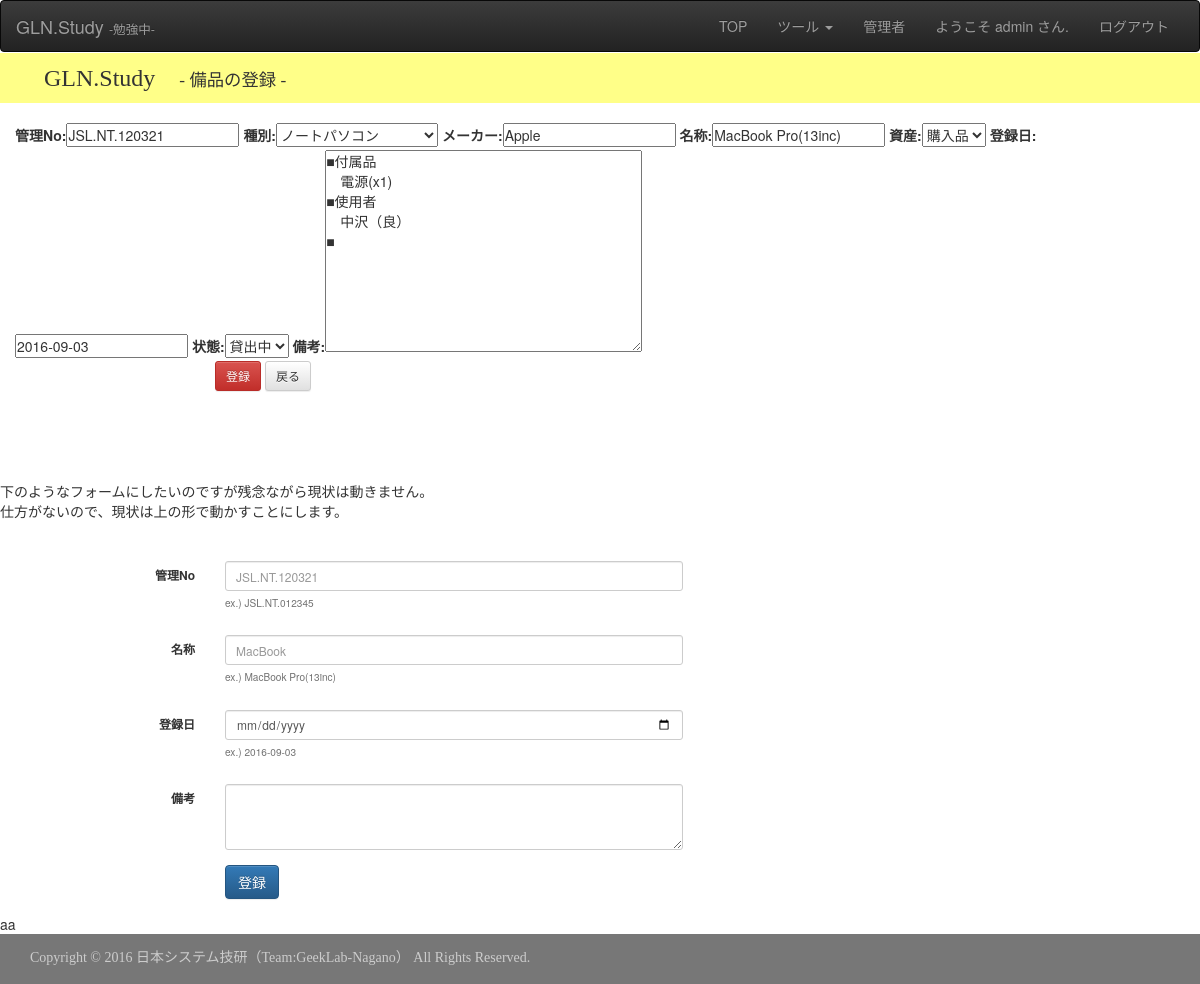
The app's page /bihin/mod/2/ (signed in) with its own data.
### bihin/models.py (models this page shows)
class Bihin(models.Model):
    bihin_no = models.CharField('管理No', max_length=255)
    bihin_type = models.IntegerField('種別', choices=PCTYPE_CHOICES)
    bihin_manufct = models.CharField('メーカー', max_length=255)
    bihin_name = models.CharField('名称', max_length=255)
    bihin_shisan = models.IntegerField('資産', choices=SHISAN_CHOICES)
    bihin_date = models.DateField('登録日')
    bihin_sts = models.IntegerField('状態', choices=STATUS_CHOICES)
    bihin_text = models.TextField('備考', null=True)

### bihin/views.py (the view)
# urls.py: url(r'^mod/(?P<bihin_id>\d+)/$', views.bihin_edit, name='bihin_mod'),		# /bihin/mod	:編集
@login_required
def bihin_edit(request, bihin_id=None):
    print ( u"Debug:bihin_edit(bihin_id)", bihin_id )
    """備品の登録・編集"""
    if bihin_id:
        bihin = get_object_or_404(Bihin, pk=bihin_id)
    else:
        bihin = Bihin()
    print ( u"Debug:bihin_edit(001)" )
    if request.method == 'POST':
        form = BihinForm(request.POST, instance=bihin)  # POST された request データからフォームを作成
        if form.is_valid():    # フォームのバリデーション
            bihin = form.save(commit=False)
            bihin.save()
            return redirect('bihin:index')
    else:    # GET の時
        form = BihinForm(instance=bihin)   # bihin インスタンスからフォームを作成
    print ( u"Debug:bihin_edit(002)" )
    d = {
        'form':form,
        'bihin':bihin,
    }
    return render(request, 'bihin/bihin_edit.html', d)

### bihin/forms.py
class BihinForm(ModelForm):
    class Meta:
        model = Bihin
        fields = (
            'bihin_no',
            'bihin_type',
            'bihin_manufct',
            'bihin_name',
            'bihin_shisan',
            'bihin_date',
            'bihin_sts',
            'bihin_text')

### bihin/templates/bihin/bihin_edit.html (shortened to what this page needs)
{% extends "base_head.html" %}
{% load bootstrap %}
{% block content %}
  <div id="header">
    {% if bihin_id %}
      <div id="headtitle">GLN.Study　<small><small>- 備品の修正 -</small></small></div>
    {% else %}
      <div id="headtitle">GLN.Study　<small><small>- 備品の登録 -</small></small></div>
    {% endif %}
  </div>
  <div class="container">
  <div id="container">
    {% if bihin_id %}
      <form action="{% url 'bihin:bihin_mod' bihin_id=bihin_id %}" method="post" class="form-horizontal" role="form">
    {% else %}
      <form action="{% url 'bihin:bihin_add' %}" method="post" class="form-horizontal" role="form">
    {% endif %}
        <div class="form-group form-group-sm">
        {{ form|bootstrap_horizontal }}
        <div class="form-group">
          <div class="col-sm-offset-2 col-sm-10">
            <button type="submit" class="btn btn-danger btn-sm">登録</button>
            <a href="{% url 'bihin:index' %}" class="btn btn-default btn-sm">戻る</a>
          </div>
        </div>
        </div>
      </form>
  </div>
  </div>
  <br><br><br>
        下のようなフォームにしたいのですが残念ながら現状は動きません。<br>
        仕方がないので、現状は上の形で動かすことにします。<br>
  <div class="container">
    <br><br>
    {% if bihin_id %}
      <form action="{% url 'bihin:bihin_mod' bihin_id=bihin_id %}" method="post" class="form-horizontal" role="form">
    {% else %}
      <form action="{% url 'bihin:bihin_add' %}" method="post" class="form-horizontal" role="form">
    {% endif %}
      <form class="form-horizontal">
        <div class="form-group form-group-sm">
          <label class="control-label col-xs-2">管理No</label>
          <div class="col-xs-5">
            <input type="text" name="name" class="form-control" placeholder={{ bihin.bihin_no }}>
            <small><small><span id="helpBlock" class="help-block">ex.) JSL.NT.012345</span></small></small>
          </div>
        </div>
        <div class="form-group form-group-sm">
          <label class="control-label col-xs-2">名称</label>
          <div class="col-xs-5">
            <input type="text" name="name" class="form-control" placeholder={{ bihin.bihin_name }}>
            <small><small><span id="helpBlock" class="help-block">ex.) MacBook Pro(13inc)</span></small></small>
          </div>
        </div>
        <div class="form-group form-group-sm">
          <label class="control-label col-xs-2">登録日</label>
          <div class="col-xs-5">
            <input type="date" name="name" class="form-control" placeholder={{ bihin.bihin_date }}>
            <small><small><span id="helpBlock" class="help-block">ex.) 2016-09-03</span></small></small>
          </div>
        </div>
        <div class="form-group form-group-sm">
          <label class="control-label col-xs-2">備考</label>
          <div class="col-xs-5">
            <textarea class="form-control" rows="3"></textarea>
          </div>
        </div>
        <div class="form-group form-group-sm">
          <div class="col-sm-offset-2 col-sm-10">
            <button type="submit" class="btn btn-primary">登録</button>
          </div>
        </div>
      </form>
      </form>
  </div>
  aa
{% endblock content %}

### top/templates/base_head.html (shortened to what this page needs)
{% load staticfiles %}
<!DOCTYPE html>
<html lang="{{ LANGUAGE_CODE|default:"en-us" }}">
<head>
  <link href="{% static 'css/bootstrap.min.css' %}" rel="stylesheet">
  <link href="{% static 'css/bootstrap-theme.min.css' %}" rel="stylesheet">
  <link href="{% static 'css/style.css' %}" rel="stylesheet" type="text/css">
</head>
<body>
  {% if user.is_authenticated %}
    <nav class="navbar navbar-inverse">
      <div class="container-fluid">
        <div class="navbar-header">
          <a class="navbar-brand" href="/top/">GLN.Study <span style="font-size: 70%;">-勉強中-</span></a>
        </div>
        <div class="collapse navbar-collapse" id="nav_target">
          <ul class="nav navbar-nav navbar-right">
            <li><a href="/top/">TOP</a></li>
            <li class="dropdown">
              <a href="#" class="dropdown-toggle" data-toggle="dropdown">ツール <span class="caret"></span></a>
            </li>
            <li><a href="/admin/">管理者</a></li>
            <p class="navbar-text">ようこそ {{ user.get_username }} さん.</p>
            <li><a href="/logout/">ログアウト</a></li>
          </ul>
        </div>
      </div>
    </nav>
  {% endif %}
  {% block content %}{% endblock %}
  <br>
  <div id="footer">
    <p>Copyright © 2016 日本システム技研（Team:GeekLab-Nagano） All Rights Reserved.</p>
  </div>
</body>
</html>

### static/css/style.css (style rules this page uses)
* { margin: 0; padding: 0; }
#header { margin: -19px 0px 0px 0px; width: 100%; height: 50px; background-color: #ffff88; text-indent: 14px; }
#headtitle { padding: 8px 0px 0px 30px; font-family: Garamond; font-size: x-large; color: #333333; }
#container { width: 100%; position: relative; height: auto !important; height: 100%; min-height: 100%; margin-top: 20px; }
#footer { bottom: 0; width: 100%; height: 50px; padding: 14px 0px 0px 30px; background-color: #777777; font-family: Garamond; color: #cccccc; }

### records on screen
Bihin: bihin_no "JSL.NT.120321", bihin_type "ノートパソコン", bihin_manufct "Apple", bihin_name "MacBook Pro(13inc)", bihin_shisan "購入品", bihin_date "2016-09-03", bihin_sts "貸出中", bihin_text "■付属品 電源(x1) ■使用者 中沢（良） ■", name "JSL.NT.120321"

### other values on screen
{{ user.get_username }} "admin"
